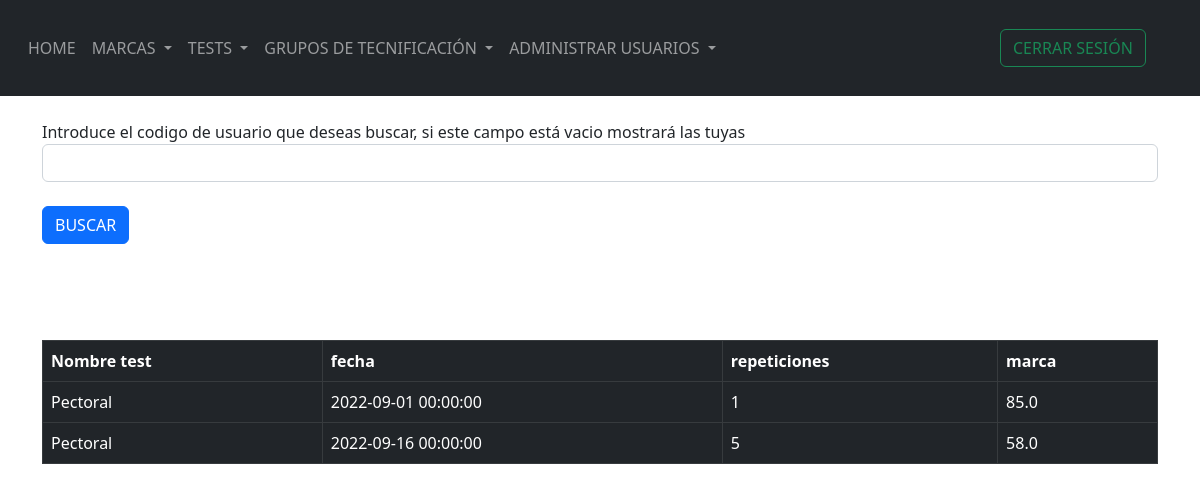
The app's page /view_all_test (signed in) with its own data.
### webside/models/User.py (models this page shows)
class test(db.Model):
    id = db.Column(db.Integer, primary_key=True)
    test_name = db.Column(db.String(10000))
    repeticiones = db.Column(db.Integer)
    mark = db.Column(db.Float)
    date = db.Column(db.DateTime(timezone=True), default=func.now())
    user_id = db.Column(db.Integer, db.ForeignKey('user_register.id'))

### webside/views.py (the view)
@views.route('/view_all_test', methods=['POST', 'GET'])
@login_required
def view_all_test():
    if request.method == 'POST':
            id = request.form.get('cod_usuario')
            all_marks = test.query.filter_by(user_id = id).all()
            return render_template("view_all_test.html", User_register=current_user, marks = all_marks)
    all_marks = test.query.filter_by(user_id = current_user.id).all()
    return render_template("view_all_test.html", User_register=current_user, marks = all_marks)

### webside/__init__.py (called while the page is built)
def create_app():
    app = Flask(__name__)
    app.config['SECRET_KEY'] = 'MdLr37P.'
    app.config['SQLALCHEMY_DATABASE_URI'] = f'sqlite:///{DB_NAME}'
    app.config['PERMANENT_SESSION_LIFETIME'] =  timedelta(minutes=5)
    db.init_app(app)
    from .views import  views
    app.register_blueprint(views, url_prefix= '/')
    create_database(app)
    from .models.User import User_register
    login_manager = LoginManager()
    login_manager.login_view = 'views.home'
    login_manager.init_app(app)
    @login_manager.user_loader
    def load_user(id):
        return User_register.query.get(int(id))
    return app

### webside/templates/view_all_test.html (shortened to what this page needs)
{% extends "base.html" %}{% block title %} Test {% endblock %} {% block content%}
<!DOCTYPE html>
<html>
    <body>
        {% if User_register.admin %}
        <form  method = "POST" >
            <br>
            <label for="mark" id="informacion" name="informacion">Introduce el codigo de usuario que deseas buscar, si este campo está vacio mostrará las tuyas</label>
            <input type="text" class="form-control" id = "cod_usuario" name = "cod_usuario" />
            <br>
            <button class="btn btn-primary"> BUSCAR </button>
            <br>        <br><br>
        </form>
        {% endif %}
        <br><br>
        <table class="table table-bordered table-dark" >
            <tr>
            <th>Nombre test</th>
            <th>fecha</th>
            <th>repeticiones</th>
            <th>marca</th>
            </tr>
            {% for x in marks  %}
            <tr>
                <td>{{x.test_name}} </td>
                <td>{{x.date}}</td>
                <td>{{x.repeticiones}}</td>
                <td>{{x.mark}}</td>
            </tr>
            {% endfor %}
        </table>
        <br><br>
    </body>
</html>
{% endblock %}

### records on screen
test: test_name "Pectoral", date "2022-09-01 00:00:00", repeticiones "1", mark "85.0"
test: test_name "Pectoral", date "2022-09-16 00:00:00", repeticiones "5", mark "58.0"
